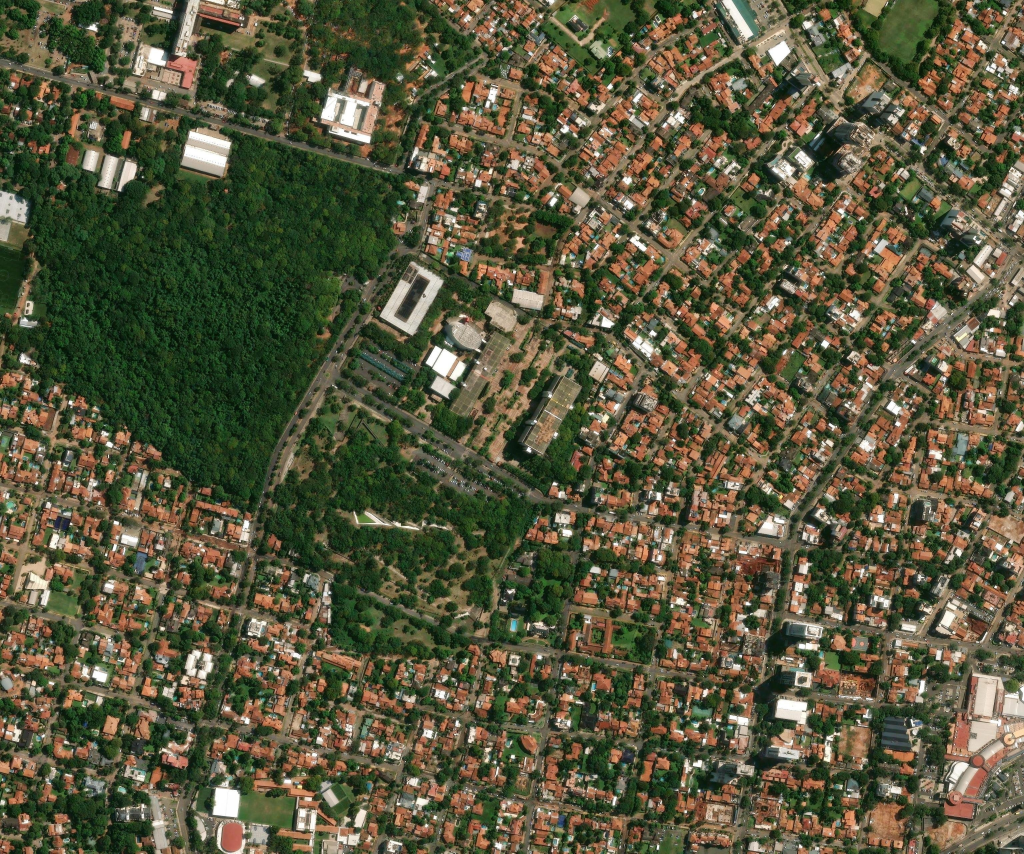
#> input picture assets/maps/kit/aerial_asuncion_banco_central_z18.jpg, 3072 x 2560 px, given in place of s01_aljazeera.jpg, which was not available (shown at 1/3 size)
$ python nvs01_assets.py
#> lines starting #> are read from the running program, lines starting #| are printed output that depends on the picture
"""nvs01 derived assets (run from repo root with .venv/bin/python):
- headline cards cropped from the REAL article captures in assets/nvidia/shared/news (no edits, crop only)
- map crops (pearl_river_delta, southeast_asia) + overlay/fill SVGs in the crop's pixel space
"""
import re
from PIL import Image
Image.MAX_IMAGE_PIXELS = None
K = 'assets/maps/kit/'
N = 'assets/nvidia/shared/news/'
OUT = 'assets/nvidia/nvs01/derived/'
import os
os.makedirs(OUT, exist_ok=True)


def crop(src, box, out, q=90):
#> called with box = (20, 262, 1580, 700), out = 'card_aljazeera.jpg', q = 90
    im = Image.open(src).convert('RGB').crop(box)
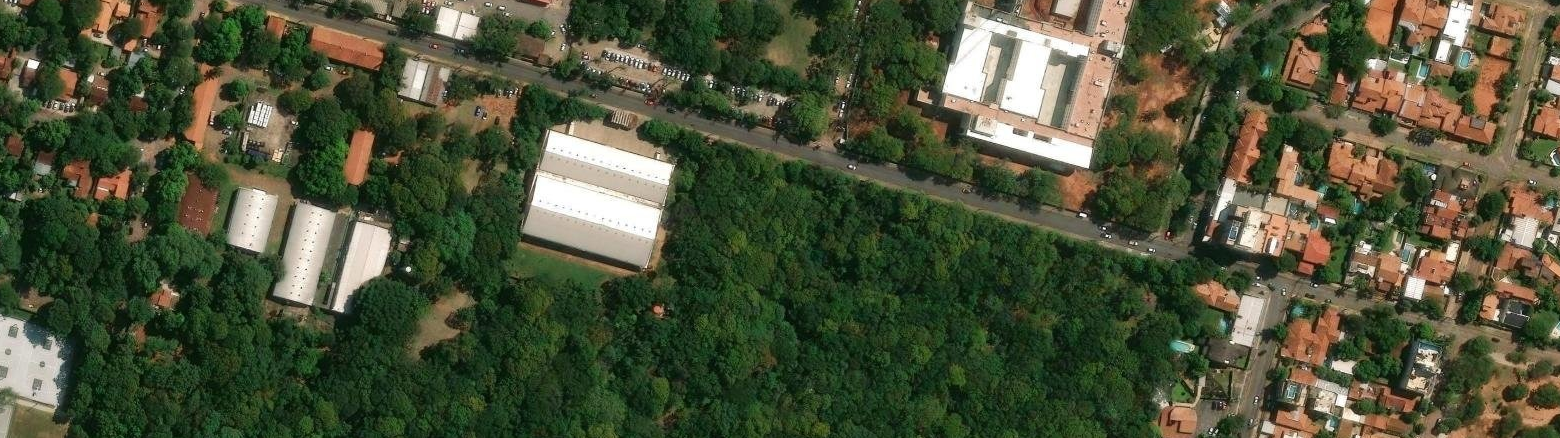
#> im: PIL image 1560x438 RGB; mean R, G, B 75.2, 81.3, 56.2
    im.save(OUT + out, quality=q)
    print(out, im.size)
#| card_aljazeera.jpg (1560, 438)


# --- headline cards (crop only) ---
crop(N + 's01_aljazeera.jpg', (20, 262, 1580, 700), 'card_aljazeera.jpg')       # headline + deck (stepped down / Chinese espionage)
crop(N + 's01_nbc.jpg', (110, 290, 2090, 810), 'card_nbc.jpg')                  # headline + deck on navy
#> call 2 of crop, with src = 'assets/nvidia/shared/news/s01_nbc.jpg', box = (110, 290, 2090, 810), out = 'card_nbc.jpg', q = 90
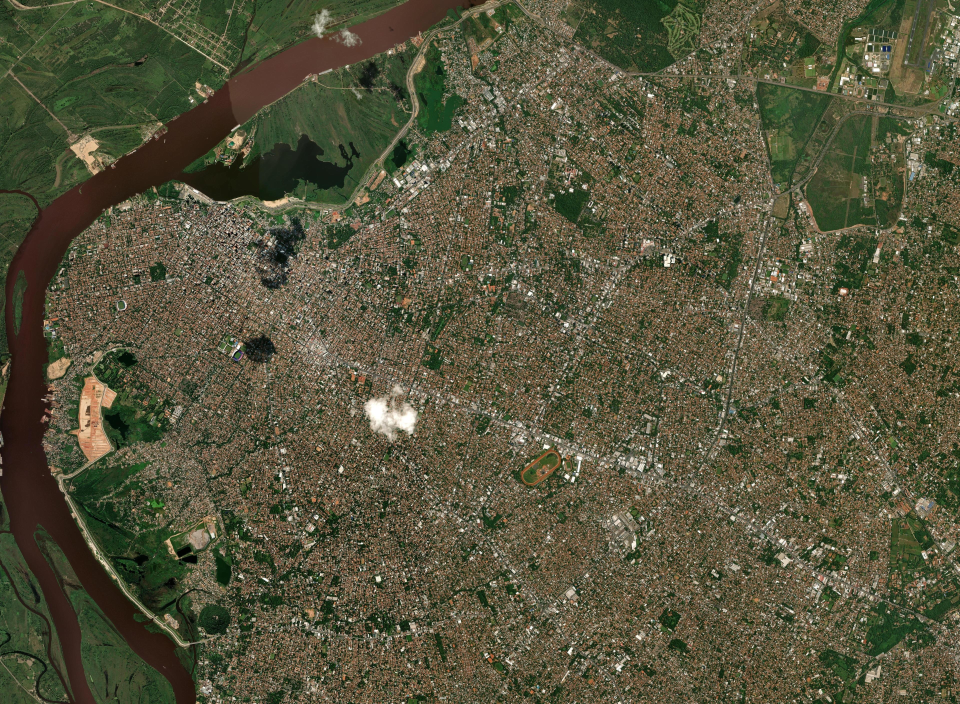
#> input picture assets/maps/kit/aerial_asuncion_city_z15.jpg, 3840 x 2816 px, given in place of s01_nbc.jpg, which was not available (shown at 1/4 size)
#> in crop (call 2), `im = Image.open(src).convert('RGB').crop(box)`:
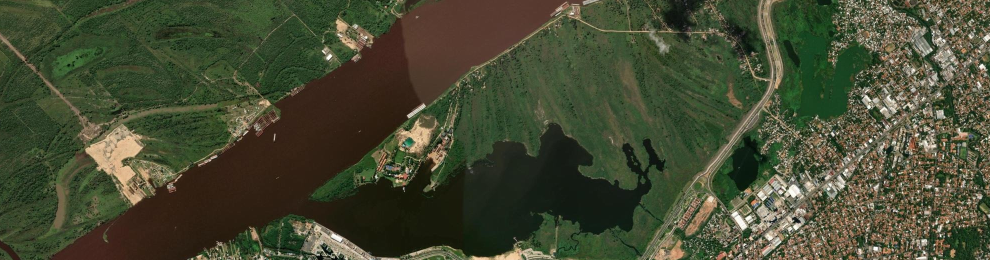
#> im: PIL image 1980x520 RGB (shown at 1/2 size); mean R, G, B 68.9, 73.5, 50.1
#| card_nbc.jpg (1980, 520)
crop(N + 's07_doj_sdny.jpg', (600, 860, 2620, 1362), 'card_doj_sdny.jpg')       # PRESS RELEASE · Three Charged … · date
#> call 3 of crop, with box = (600, 860, 2620, 1362), out = 'card_doj_sdny.jpg', q = 90
#> in crop (call 3), `im = Image.open(src).convert('RGB').crop(box)`:
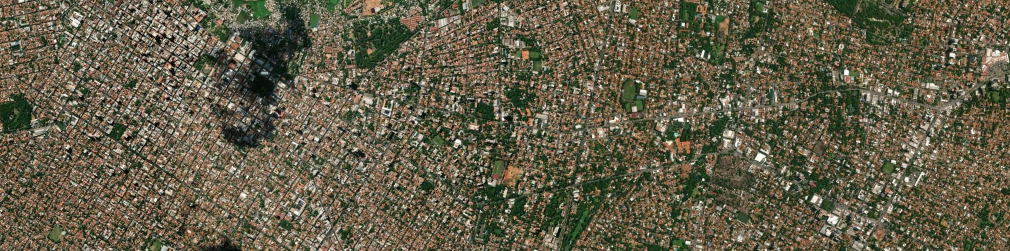
#> im: PIL image 2020x502 RGB (shown at 1/2 size); mean R, G, B 98.8, 93.4, 72.3
#| card_doj_sdny.jpg (2020, 502)
crop(N + 's02_tomshw_megaspeed2b.jpg', (60, 150, 1262, 715), 'card_tomshw_megaspeed.jpg')
#> (the run stopped early here; a loop or call above may not have finished)
